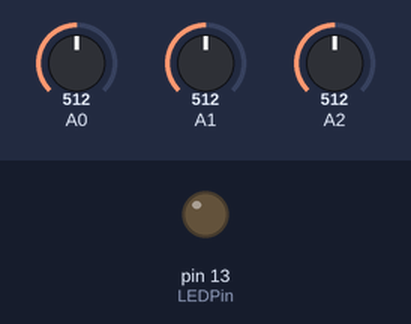
The sketch below on a simulated Arduino Uno, built with avr-gcc and run on an emulated ATmega328P. On the bench: output pins drawn as LEDs (lit = HIGH). The inputs (shaded band) are chosen by the test bench; at power-on: A0 = 512, A1 = 512, A2 = 512. Pins used as bus, display or sensor lines are not drawn; what the sketch prints to the serial monitor is not drawn.

Above: at 1.2 s.
1.3 s: A0 set to 900
At 1.7 s:
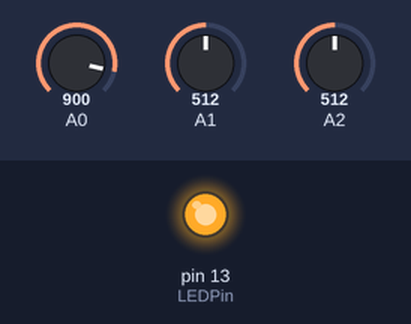
Timing chart, 0 to 4.3 s (numbered marks = the images above; inputs shaded):
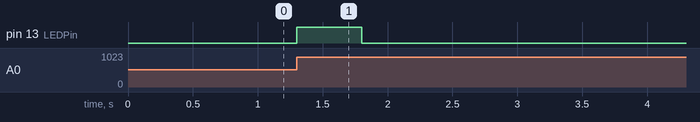

Measured:
- after the input at 1.3 s, pin 13 (LEDPin): LOW → HIGH at once, → LOW 0.50 s later

The sketch:

MMA7361BumpDetectorWSerial.ino
```cpp
/* Using the MMA7361 Accelerometer as an impact sensor
  This is a simple sketch dependent on the work of Russell Cameron (OddBott) of
  Dagu Robots that demonstrates the use of an accelerometer as an impact or "bump" sensor.
  Note that on the Dagu MicroMagician board that the accelerometer is hardwired in.
  This example is for Arduino boards and an outboard MMA7361.  For purposes of
  this demonstration, there is an LED wired to digital pin 13, the sleep pin on the MMA7361
  is on digital 12 and kept HIGH so that the unit doesn't go to sleep, and the X, Y and Z pins
  are attached to analog 0, 1 and 2 respectively.  Almoost all of this code is just lifted wholesale
  from the Micromagician library and examples provided with it.  All I did was define pins and
  adjust it a little for the purpose at hand.
*/
int xaxis, yaxis, zaxis;
int oldx, oldy, oldz;
int deltx, delty, deltz;
int LEDPin = 13;
int sleepPin = 12;
int vibration, magnitude, sensitivity, devibrate;
void setup()
{
  pinMode (LEDPin, OUTPUT);
  pinMode (sleepPin, OUTPUT);
  sensitivity=50;
  devibrate=50;
  digitalWrite (sleepPin, HIGH);
  Serial.begin (9600);
}
void loop()
{

  int oldx=xaxis;                                             // local variables store previous axis readings for comparison
  int oldy=yaxis;
  int oldz=zaxis;

  vibration--;                                                // loop counter prevents false triggering
  if(vibration<0) vibration=0;                                // as robot vibrates due to impact

  xaxis=analogRead(0);                                        // new axis readings are taken - very time consuming
  yaxis=analogRead(1);                                        // each analogRead takes aproximately 260uS
  zaxis=analogRead(2);
  if(vibration>0) return;                                     // until vibration has subsided no further calculations required

  deltx=xaxis-oldx;                                           // delta between old and new axis readings
  delty=yaxis-oldy;
  deltz=zaxis-oldz;
  magnitude=sqrt(sq(deltx)+sq(delty)+sq(deltz));              // magnitude of delta x,y,z using pythagorus

  if (magnitude>sensitivity)                                  // has a new impact occured
  {
    vibration=devibrate;                                      // reset anti-vibration counter
    digitalWrite (LEDPin, HIGH);
    delay (500);
    Serial.print("Delta X ");
    Serial.print(deltx);
    Serial.print (" Delta Y ");
    Serial.println (delty);
    digitalWrite (LEDPin,LOW);
  }
  else
  {
    magnitude=0;                                              // no impact detected
    digitalWrite (LEDPin,LOW);
  }
}
```
